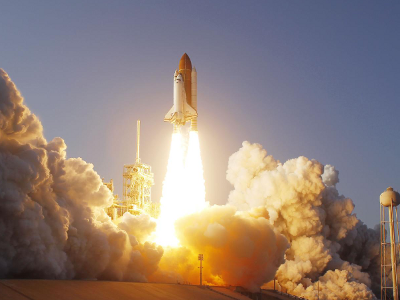
#> input picture files/p3_takeoff_base.png, 400 x 300 px
$ python partie4.py
#> lines starting #> are read from the running program, lines starting #| are printed output that depends on the picture
import os
import numpy as np
import matplotlib.pyplot as plt


def compress(A, k) :
    #On commence déjà par décomposer A en valeurs singulières
    U, S, V = np.linalg.svd(A)

    #On trie ensuite les valeurs diagonales de S en ordre décroissant
    S = np.diag(S)
    ssv = sorted(np.diag(S), reverse=True)

    #On traite le cas k = la taille de A
    if k >= A.shape[0] :
        return A
    else :
        #D'après l'énoncé, on doit annuler les termes diagonaux de S d'indices strictement supérieurs à k
        S_comp = np.zeros(A.shape)
        for i in range(k+1) :
            S_comp[i,i] = ssv[i]
        A_comp = U@(S_comp)@V
        return A_comp


def compressRGB(img_full, k) :
    R = img_full[:,:,0]
    G = img_full[:,:,1]
    B = img_full[:,:,2]
    img_comp = np.array([compress(R, k), compress(G, k), compress(B, k)])
    img_comp = np.swapaxes(img_comp, 0, 1)
    img_comp = np.swapaxes(img_comp, 1, 2)

    compressed = (np.minimum(img_comp, 1.0) * 0xff).astype(np.uint8)
    return compressed

def map_compression_efficiency(img_full):
    x = list()
    y = list()
    original_size = os.stat("../files/p3_takeoff_base.png").st_size
    for k in range(0,101,5):
        x.append(k)
        img_comp = compressRGB(img_full, k)
        plt.imsave("../files/p3_compress.png", img_comp)
        y.append(os.stat("../files/p3_compress.png").st_size / original_size)
    plt.plot(x, y)
    plt.title("Ratio de compression en fonction du rang k")
    plt.ylabel("Ratio taille_compressée/taille_originale")
    plt.xlabel("Rang de compression k")
    plt.show()

if __name__ == "__main__":
    os.chdir(os.path.dirname(os.path.abspath(__file__)))

    img_full = plt.imread("../files/p3_takeoff_base.png")
#> img_full is the input picture: shape (300, 400, 3) float32; mean R, G, B 0.571, 0.504, 0.472
    n, m, colors = img_full.shape
#> n = 300; m = 400; colors = 3
    print(n,m,colors)
#| 300 400 3
    np.set_printoptions(formatter={'float': lambda x: "{0:0.1f}".format(x)})

    # relative_rank = 0.2
    # k = int(relative_rank * min(img_full.shape[0], img_full.shape[1]))

    k = 9
    print("max rank = %d" % k)

    img_comp = compressRGB(img_full, k)
#> in compressRGB, `G = img_full[:,:,1]`:
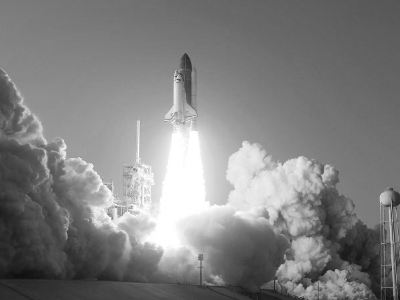
#> G: shape (300, 400) float32; min 0.0588, max 1, mean 0.504
#> in compress, `U, S, V = np.linalg.svd(A)`: S = 300 values, max 207.7 at index 0, min 0.00836 at index 299, mean 1.4
#> in compress, `S = np.diag(S)`:
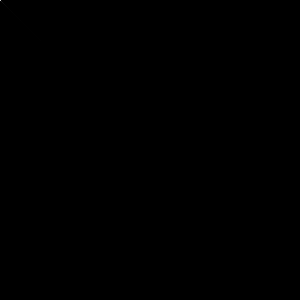
#> S: shape (300, 300) float32; min 0, max 207.7, mean 0
#> in compress, `ssv = sorted(np.diag(S), reverse=True)`: ssv has the same summary as S
#> call 2 of compress, with k = 9
#> in compress (call 2), `U, S, V = np.linalg.svd(A)`:
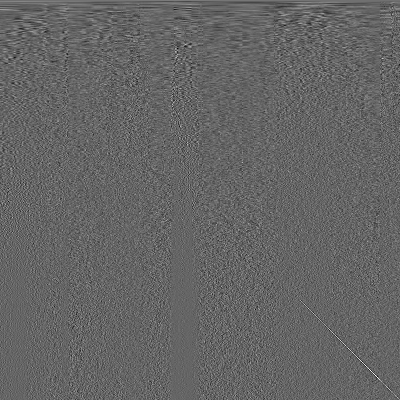
#> V: shape (400, 400) float32; min -0.325, max 0.492, mean 0.000144; drawn with min black and max white
#> in compress (call 2), `U, S, V = np.linalg.svd(A)`: S = 300 values, max 183.7 at index 0, min 0.00821 at index 299, mean 1.32
#> in compress (call 2), `ssv = sorted(np.diag(S), reverse=True)`: ssv has the same summary as S
#> call 3 of compress, with k = 9
#> in compress (call 3), `U, S, V = np.linalg.svd(A)`:
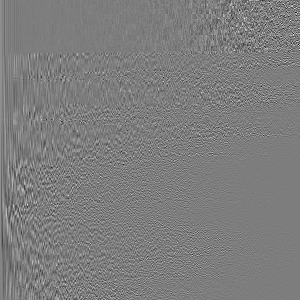
#> U: shape (300, 300) float32; min -0.455, max 0.468, mean 6.66e-05; drawn with min black and max white
#> in compress (call 3), `U, S, V = np.linalg.svd(A)`:
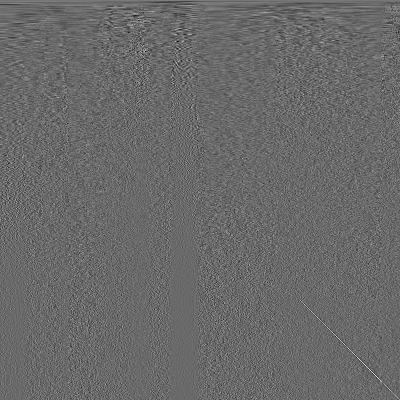
#> V: shape (400, 400) float32; min -0.361, max 0.509, mean 0.000142; drawn with min black and max white
#> in compress (call 3), `U, S, V = np.linalg.svd(A)`: S = 300 values, max 173.9 at index 0, min 0.00834 at index 299, mean 1.32
#> in compress (call 3), `ssv = sorted(np.diag(S), reverse=True)`: ssv has the same summary as S
#> in compress (call 3), `A_comp = U@(S_comp)@V`:
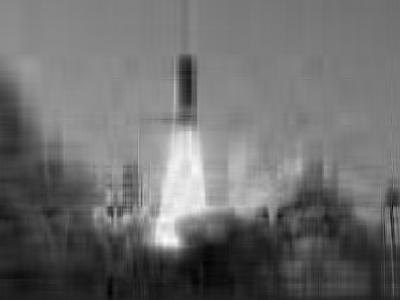
#> A_comp: shape (300, 400) float64; min -0.017, max 1.12, mean 0.472; drawn with min black and max white
#> in compressRGB, `compressed = (np.minimum(img_comp, 1.0) * 0xff).astype(np.uint8)`:
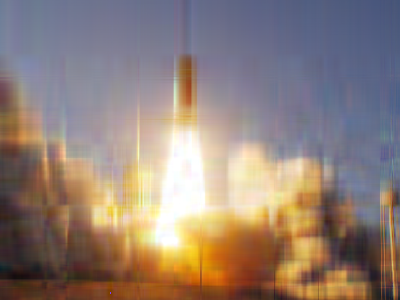
#> compressed: shape (300, 400, 3); mean of channels 0, 1, 2 145, 128, 119.8; drawn as R, G, B

    # map_compression_efficiency(img_full)
    # print("Map ok !")

    plt.imsave("../files/p3_compress.png", img_comp)
